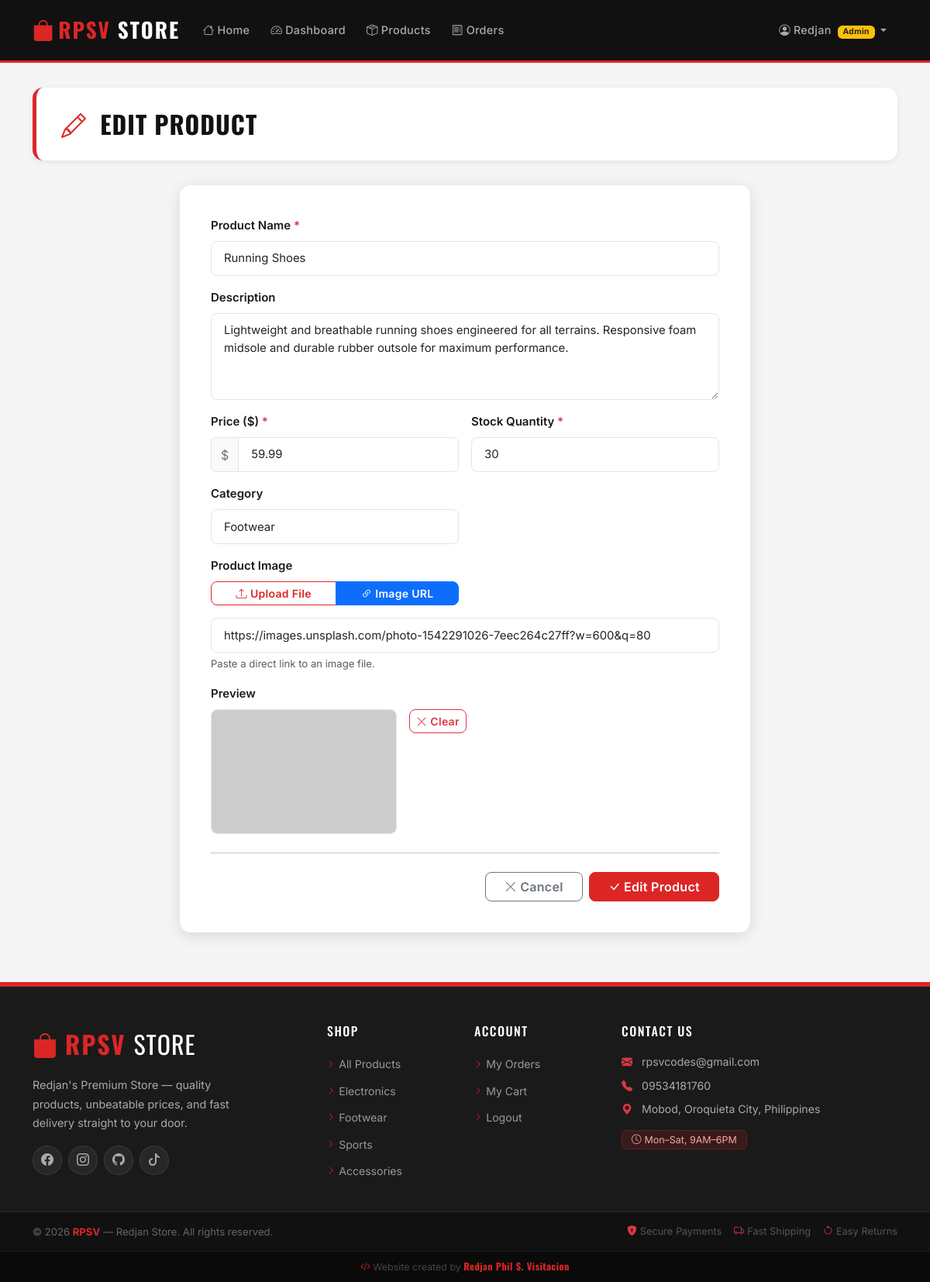
Page /admin/products/edit/2 (signed in) on the committed database.
### tables this page shows
CREATE TABLE users (
        id INTEGER PRIMARY KEY AUTOINCREMENT,
        username TEXT UNIQUE NOT NULL,
        email TEXT UNIQUE NOT NULL,
        password_hash TEXT NOT NULL,
        role TEXT NOT NULL DEFAULT 'buyer',
        created_at TIMESTAMP DEFAULT CURRENT_TIMESTAMP
    );

CREATE TABLE products (
        id INTEGER PRIMARY KEY AUTOINCREMENT,
        name TEXT NOT NULL,
        description TEXT,
        price REAL NOT NULL,
        stock INTEGER NOT NULL DEFAULT 0,
        image_url TEXT,
        category TEXT
    );

### app.py (the view, shortened to what this page needs)
@app.route('/admin/products/edit/<int:product_id>', methods=['GET', 'POST'])
@login_required
@admin_required
def admin_edit_product(product_id):
    db = get_db()
    product = db.execute("SELECT * FROM products WHERE id=?", (product_id,)).fetchone()
    if not product:
        flash('Product not found.', 'warning')
        return redirect(url_for('admin_products'))
    return render_template('admin/product_form.html', product=product, action='Edit')

### templates/admin/product_form.html (shortened to what this page needs)
{% extends "base.html" %}
{% block content %}
<div class="page-header">
  <h2>
    <i class="bi bi-{% if action == 'Add' %}plus-circle{% else %}pencil{% endif %} me-2 text-primary"></i>
    {{ action }} Product
  </h2>
</div>
<div class="row justify-content-center">
  <div class="col-lg-8">
    <div class="form-card">
      <form method="POST" enctype="multipart/form-data">
        <div class="row g-3">
          <div class="col-12">
            <label class="form-label fw-semibold">
              Product Name <span class="text-danger">*</span>
            </label>
            <input type="text" class="form-control" name="name" required
                   value="{{ product['name'] if product else '' }}"
                   placeholder="e.g. Wireless Headphones">
          </div>
          <div class="col-12">
            <label class="form-label fw-semibold">Description</label>
            <textarea class="form-control" name="description" rows="4"
                      placeholder="Detailed product description...">{{ product['description'] if product else '' }}</textarea>
          </div>
          <div class="col-md-6">
            <label class="form-label fw-semibold">
              Price ($) <span class="text-danger">*</span>
            </label>
            <div class="input-group">
              <span class="input-group-text">$</span>
              <input type="number" class="form-control" name="price"
                     step="0.01" min="0" required
                     value="{{ '%.2f'|format(product['price']) if product else '' }}"
                     placeholder="0.00">
            </div>
          </div>
          <div class="col-md-6">
            <label class="form-label fw-semibold">
              Stock Quantity <span class="text-danger">*</span>
            </label>
            <input type="number" class="form-control" name="stock" min="0" required
                   value="{{ product['stock'] if product else 0 }}" placeholder="0">
          </div>
          <div class="col-md-6">
            <label class="form-label fw-semibold">Category</label>
            <input type="text" class="form-control" name="category"
                   value="{{ product['category'] if product else '' }}"
                   placeholder="e.g. Electronics">
          </div>
          <div class="col-12">
            <label class="form-label fw-semibold">Product Image</label>
            <div class="btn-group btn-group-sm mb-3 d-flex" role="group" style="max-width:320px">
              <label class="btn btn-outline-primary" for="tabUpload">
                <i class="bi bi-upload me-1"></i>Upload File
              </label>
              <label class="btn btn-outline-primary" for="tabUrl">
                <i class="bi bi-link-45deg me-1"></i>Image URL
              </label>
            </div>
            <div id="panelUrl" style="display:none">
              <input type="url" class="form-control" name="image_url" id="imageUrlInput"
                     value="{{ product['image_url'] if product and not '/static/uploads/' in (product['image_url'] or '') else '' }}"
                     placeholder="https://example.com/image.jpg">
              <div class="form-text">Paste a direct link to an image file.</div>
            </div>
          </div>
          <div class="col-12" id="imagePreviewContainer" style="display:none">
            <label class="form-label fw-semibold">Preview</label>
            <div class="d-flex align-items-center gap-3">
              <img id="imagePreview" class="product-img rounded-3"
                   style="max-height:180px;max-width:240px;object-fit:cover;border:1px solid #e2e8f0" alt="Preview">
              <button type="button" id="clearImage" class="btn btn-sm btn-outline-danger align-self-start">
                <i class="bi bi-x-lg me-1"></i>Clear
              </button>
            </div>
          </div>
        </div>
        <hr class="my-4">
        <div class="d-flex gap-2 justify-content-end">
          <a href="{{ url_for('admin_products') }}" class="btn btn-outline-secondary px-4">
            <i class="bi bi-x-lg me-1"></i>Cancel
          </a>
          <button type="submit" class="btn btn-primary px-4 fw-semibold">
            <i class="bi bi-check-lg me-1"></i>{{ action }} Product
          </button>
        </div>
      </form>
    </div>
  </div>
</div>
{% endblock %}

### templates/base.html (shortened to what this page needs)
<!DOCTYPE html>
<html lang="en">
<head>
  <link rel="stylesheet" href="https://cdn.jsdelivr.net/npm/bootstrap@5.3.2/dist/css/bootstrap.min.css" />
  <link rel="stylesheet" href="https://cdn.jsdelivr.net/npm/bootstrap-icons@1.11.3/font/bootstrap-icons.min.css" />
  <link rel="stylesheet" href="{{ url_for('static', filename='css/custom.css') }}" />
</head>
<body>
<nav class="navbar navbar-expand-lg navbar-dark">
  <div class="container">
    <a class="navbar-brand" href="{{ url_for('index') }}">
      <i class="bi bi-bag-fill me-1"></i>RPSV<span> Store</span>
    </a>
    <div class="collapse navbar-collapse" id="navbarNav">
      <ul class="navbar-nav me-auto">
        <li class="nav-item">
          <a class="nav-link {% if request.endpoint == 'index' %}active{% endif %}" href="{{ url_for('index') }}">
            <i class="bi bi-house me-1"></i>Home
          </a>
        </li>
        {% if current_user.is_authenticated and current_user.role == 'admin' %}
        <li class="nav-item">
          <a class="nav-link {% if request.endpoint == 'admin_dashboard' %}active{% endif %}" href="{{ url_for('admin_dashboard') }}">
            <i class="bi bi-speedometer2 me-1"></i>Dashboard
          </a>
        </li>
        <li class="nav-item">
          <a class="nav-link {% if 'admin_product' in request.endpoint %}active{% endif %}" href="{{ url_for('admin_products') }}">
            <i class="bi bi-box-seam me-1"></i>Products
          </a>
        </li>
        <li class="nav-item">
          <a class="nav-link {% if request.endpoint == 'admin_orders' %}active{% endif %}" href="{{ url_for('admin_orders') }}">
            <i class="bi bi-receipt me-1"></i>Orders
          </a>
        </li>
        {% endif %}
      </ul>
      <ul class="navbar-nav ms-auto align-items-center gap-1">
        {% if current_user.is_authenticated %}
          <li class="nav-item dropdown">
            <a class="nav-link dropdown-toggle" href="#" data-bs-toggle="dropdown">
              <i class="bi bi-person-circle me-1"></i>{{ current_user.username }}
              {% if current_user.role == 'admin' %}<span class="badge bg-warning text-dark ms-1" style="font-size:.65rem">Admin</span>{% endif %}
            </a>
          </li>
        {% endif %}
      </ul>
    </div>
  </div>
</nav>
<main class="container py-3">
  {% block content %}{% endblock %}
</main>
<footer class="mt-5">
  <div style="background:#1a1a1a; border-top: 3px solid var(--primary); padding: 3rem 0 2rem;">
    <div class="container">
      <div class="row g-4">
        <div class="col-lg-4 col-md-6">
          <div class="mb-3">
            <span style="font-family:'Oswald',sans-serif; font-size:2rem; font-weight:700; color:var(--primary); letter-spacing:2px;">
              <i class="bi bi-bag-fill me-2"></i>RPSV
            </span>
            <span style="font-family:'Oswald',sans-serif; font-size:2rem; font-weight:400; color:#fff; letter-spacing:1px;">
              STORE
            </span>
          </div>
          <p style="color:#aaa; font-size:.9rem; line-height:1.7; max-width:280px;">
            Redjan's Premium Store — quality products, unbeatable prices, and fast delivery straight to your door.
          </p>
          <div class="d-flex gap-2 mt-3">
            <a href="https://www.facebook.com/redjan.phil.s.visitacion" target="_blank" class="footer-social"><i class="bi bi-facebook"></i></a>
            <a href="https://www.instagram.com/redjanphilsvisitacion" target="_blank" class="footer-social"><i class="bi bi-instagram"></i></a>
            <a href="https://github.com/RedjanVisitacion" target="_blank" class="footer-social"><i class="bi bi-github"></i></a>
            <a href="https://www.tiktok.com/@rpsv_codes" target="_blank" class="footer-social"><i class="bi bi-tiktok"></i></a>
          </div>
        </div>
        <div class="col-lg-2 col-md-6 col-6">
          <h6 style="font-family:'Oswald',sans-serif; color:#fff; font-size:1rem; letter-spacing:1.5px; text-transform:uppercase; margin-bottom:1.2rem;">
            Shop
          </h6>
          <ul class="list-unstyled footer-links">
            <li><a href="{{ url_for('index') }}"><i class="bi bi-chevron-right"></i>All Products</a></li>
            <li><a href="{{ url_for('index', category='Electronics') }}"><i class="bi bi-chevron-right"></i>Electronics</a></li>
            <li><a href="{{ url_for('index', category='Footwear') }}"><i class="bi bi-chevron-right"></i>Footwear</a></li>
            <li><a href="{{ url_for('index', category='Sports') }}"><i class="bi bi-chevron-right"></i>Sports</a></li>
            <li><a href="{{ url_for('index', category='Accessories') }}"><i class="bi bi-chevron-right"></i>Accessories</a></li>
          </ul>
        </div>
        <div class="col-lg-2 col-md-6 col-6">
          <h6 style="font-family:'Oswald',sans-serif; color:#fff; font-size:1rem; letter-spacing:1.5px; text-transform:uppercase; margin-bottom:1.2rem;">
            Account
          </h6>
          <ul class="list-unstyled footer-links">
            {% if current_user.is_authenticated %}
            <li><a href="{{ url_for('my_orders') }}"><i class="bi bi-chevron-right"></i>My Orders</a></li>
            <li><a href="{{ url_for('cart') }}"><i class="bi bi-chevron-right"></i>My Cart</a></li>
            <li><a href="{{ url_for('logout') }}"><i class="bi bi-chevron-right"></i>Logout</a></li>
            {% else %}
            <li><a href="{{ url_for('login') }}"><i class="bi bi-chevron-right"></i>Login</a></li>
            <li><a href="{{ url_for('register') }}"><i class="bi bi-chevron-right"></i>Register</a></li>
            {% endif %}
          </ul>
        </div>
        <div class="col-lg-4 col-md-6">
          <h6 style="font-family:'Oswald',sans-serif; color:#fff; font-size:1rem; letter-spacing:1.5px; text-transform:uppercase; margin-bottom:1.2rem;">
            Contact Us
          </h6>
          <ul class="list-unstyled" style="color:#aaa; font-size:.88rem;">
            <li class="mb-2">
              <i class="bi bi-envelope-fill text-danger me-2"></i>
              rpsvcodes@gmail.com
            </li>
            <li class="mb-2">
              <i class="bi bi-telephone-fill text-danger me-2"></i>
              09534181760
            </li>
            <li class="mb-2">
              <i class="bi bi-geo-alt-fill text-danger me-2"></i>
              Mobod, Oroquieta City, Philippines
            </li>
            <li class="mt-3">
              <span style="background:rgba(220,38,38,.15); border:1px solid rgba(220,38,38,.3); color:#fca5a5; border-radius:6px; padding:4px 12px; font-size:.78rem;">
                <i class="bi bi-clock me-1"></i>Mon–Sat, 9AM–6PM
              </span>
            </li>
          </ul>
        </div>
      </div>
    </div>
  </div>
  <div style="background:#111; border-top:1px solid #2a2a2a; padding:.9rem 0;">
    <div class="container d-flex flex-wrap justify-content-between align-items-center gap-2">
      <p class="mb-0" style="color:#666; font-size:.82rem;">
        &copy; 2026 <strong style="color:#dc2626;">RPSV</strong> — Redjan Store. All rights reserved.
      </p>
      <div class="d-flex gap-3" style="font-size:.8rem; color:#555;">
        <span><i class="bi bi-shield-lock-fill text-danger me-1"></i>Secure Payments</span>
        <span><i class="bi bi-truck text-danger me-1"></i>Fast Shipping</span>
        <span><i class="bi bi-arrow-counterclockwise text-danger me-1"></i>Easy Returns</span>
      </div>
    </div>
  </div>
  <div style="background:#0a0a0a; padding:.55rem 0; border-top:1px solid #1e1e1e;">
    <div class="container text-center">
      <p class="mb-0" style="font-size:.78rem; color:#444;">
        <i class="bi bi-code-slash" style="color:#dc2626;"></i>
        Website created by
        <strong style="color:#dc2626; font-family:'Oswald',sans-serif; letter-spacing:.5px;">
          Redjan Phil S. Visitacion
        </strong>
      </p>
    </div>
  </div>
</footer>
</body>
</html>

### rows in the picture
users: username "Redjan"
products: name "Running Shoes", description "Lightweight and breathable running shoes engineered for all terrains. Responsive foam midsole and durable rubber outsole for maximum performance.", price "59.99", stock "30", category "Footwear", image_url "https://images.unsplash.com/photo-1542291026-7eec264c27ff?w=600&q=80"

### other values in the picture
{{ action }} "EDIT"
{{ action }} "Edit"
